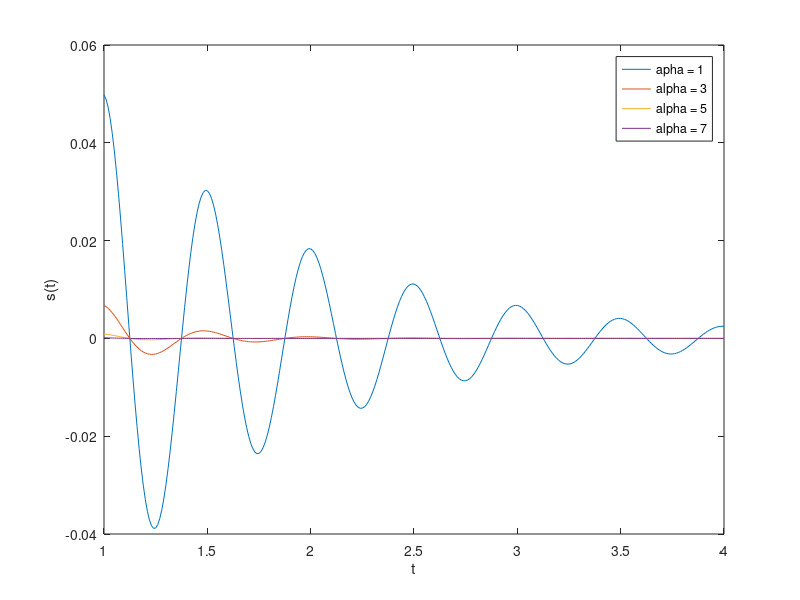

Write the MATLAB code that produced this figure. (Note: this script raises an error after producing the figure.)

%------------------------------------------  PART A  ------------------------------------------%

%Problem A.1 Figure 1.46
f = @(t) exp(-t).*cos(2*pi*t); % Creating the function
t = [-2,-1,0,1,2]; % Value of t
plot(t, f(t));
xlabel('t');
ylabel('f(t)');
grid; % gives graph grid lines

% Problem A.1 Figure 1.44
f = @(t) exp(-t).*cos(2*pi*t); % Creating the fucntion
t = (-2:0.01:2); % Value of t
plot(t, f(t));
xlabel('t');
ylabel('f(t)');
grid; % gives graph grid lines


%Problem A.2 
t=(-2:2); % Values for t using given
f=@(t) exp(-t); %Create Function
plot(t, f(t));
xlabel('t');
ylabel('f(t)');
grid;


%Problem A.3
% The graphs of both A.2 and 1.46 are identical. This means that the functions 
% used in both graphs are equal to one another. Therefore, the graph for
% A.1 Figure 1.46 and A.2 are the same graph as they both exponentially decrease 
% with three slope changes of the same magnitude at t= -1, t=0 and t=1.



%------------------------------------------  PART B  ------------------------------------------%

%Problem B.1 -----------------------------------------------
t = -2:0.01:2; % Value of t
p = @(t) 1.0*((t>=0) & (t<=1)); %Create Function
plot(t, p(t));
xlabel('t');
ylabel('p(t) = u(t) - u(t-1)');
grid;


%Problem B.2 r(t)------------------------------------------
t = (-2:0.01:2); %Set value for t 
%Create the function
u = @(t) 1.0.*(t>=0);
p = @(t) u(t) - u(t-1);
r = @(t) t.*p(t);
n = @(t) r(t) + r(-t + 2);
plot (t, r(t));
xlabel ('t');
ylabel ('r(t) = t*p(t)');
axis([-1 2 -0.1 1.1]);
grid;

%Problem B.2 n(t) ***
plot (t, n (t));
xlabel ("t") ;
ylabel ("n(t) = r(t) + r(-t+2)");


%Problem B.3 n1(t) &  n2(t) ------------------------------------------------
u = @(t)1.0.*(t>=0);
p = @(t) u(t) - u(t-1);
r = @(t) (t.*p(t));
n = @(t) r(t) + r(-t+2);
n1 = @(t) n(0.5.*t);
n2 = @(t) n1(t+0.5);
t = (-1:0.01:5);
plot (t,n1(t), '-k', t, n2 (t), ':k');
legend('Plot n2');
xlabel('t');
ylabel('n2(t)');
axis([-1 5 -0.1 1.1]);


%Problem B.4 n3(t) & n4(t)---------------------------------------
r = @(t) (t.*p(t));
u = @(t) 1.0.*(t>=0);
p = @(t) u(t) - u(t-1);
r = @(t) (t.*p(t));
n = @(t) r(t) + r(-t+2);
n3 = @(t) n(t + 0.25);
n4 = @(t) n3(0.5.*t);
t = (-1:0.01:5);
plot (t,n3 (t), '-k',t,n4(t),':k');
legend ('Plot n3' ,'Plot n4');
xlabel('t') ;
ylabel ('n3 (t) & n4(t)');
axis([-1 5 -0.1 1.1]);
grid;


%Problem B.5-----------------------------------------------------
% The graphs of n4(t) and n2(t) are identical. this means that the functions used 
% in both graphs are equal to one another. Therefore, n4(t) = n3( 1/2 t) is equivalent 
% to n2(t) = n1(t + 1/2 ).Furthermore, both graphs start with an increasing slope of 
% the same magnitude at (-0.48, 0.01), reach a maximum at (0.74, 0.99) and then have a 
% negative slope of the same magnitude at (1.74, 0.01).



%------------------------------------------  PART C  ------------------------------------------%

%Problem C.1----------------------------------------------
%Create F(t）
f = @(t) exp(-2.*t).*cos(4*pi*t);
t = (-2:0.01:2);
%Create u(t)
u = @(t) 1.0.*(t>=0);
axis ([-2 2 -0.1 1.1]);
%Create g(t)
g = @(t) f(t).*u(t);
t = (-2:0.01:2);
plot(t,g(t));
xlabel('t');
ylabel ('g(t) = f(t)*u(t)') ;
grid;


%Problem C.2-----------------------------------------------
%Create f(t)
f = @(t) exp(-2.*t).*cos(4*pi*t);
t = (-2:0.01:2);
%Create u(t)
u = @(t) 1.0.*(t>=0) ;
axis ([-2 2 -0.1 1.1]);
%Create g(t)
g = @(t) f(t).*u(t);
t = (-2:0.01:2);
%Create s(t)
s = @(t) g(t+1);
t = (0:0.01:4);
plot (t, s(t));
xlabel ('t');
ylabel ('s (t) = g(t+1)');
grid;

%Problem C.3------------------------------------------------
%Create u(t) function
u = @(t) 1.0.*(t>=0);
t = (1:0.01:4);
%Create a matrix of zeros that are 401 by 4 matrix
matrix = zeros(401,4);
for alpha = 1:2:7
%loop and then the function is made
s = @(t)exp(-2).*exp(-alpha.*t).*cos(4*pi*t).*u(t);
%plot function 
plot (t,s(t));
xlabel ('t');
ylabel ('s(t)');
hold on;
end
legend('apha = 1', 'alpha = 3', 'alpha = 5', 'alpha = 7');
hold off;


%Problem C.4-------------------------------------------------
% The size of the matrix s(t) is 401x4 or 1604. This is found from the line 
% matrix = zeros(401,4) which makes a 401 by 4 matrix of zeros.




%------------------------------------------  PART D  ------------------------------------------%

%Problem D.1-----------------------------------------------------

% A)
A(:)

% B)
A([2 4 7])

% C)
[A >= 0.2] 

% D)
A([A >= 0.2])

% E)
A([A >= 0.2]) = 0


%Problem D.2-----------------------------------------------------

% A)
for i = 1:numel(B)
    if B(i) < 1
        B(i) = 0;
    end
end
B(:)

% B)
B(B<0.01) = 0 

% C)
%--------------------------------------
tic;
for i = 1:numel(B)
    if B(i) < 1
        B(i) = 0;
    end
end
B(:)
tok;
%Elapsed time is 0.426868 seconds.
%--------------------------------------
tic;
B(B<0.01) = 0 
tok;
%Elapsed time is 0.196322 seconds. FASTER


%Problem D.3-----------------------------------------------------

compressed_audio = x_audio; % Creates a copy of the original audio data to work on

threshold = 0.01; %Set compression threshold

% if greater than threshold, replace with 0
compressed_audio(abs(compressed_audio) < threshold) = 0;

num_zero = sum(compressed_audio == 0); % Count the number of elements set to zero

sound(compressed_audio, 8000); % Play altered audio

% Display the number of zero samples
disp(['Number of in array that were set to zero: ', num2str(num_zero)]);


